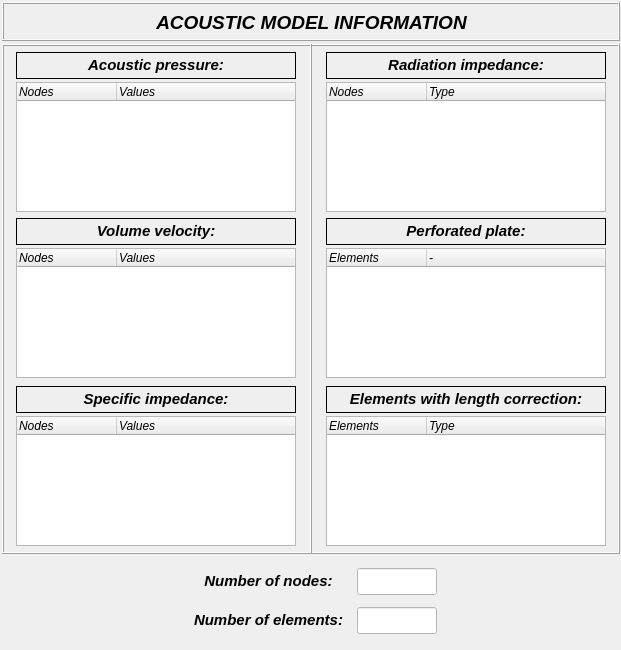
<?xml version="1.0" encoding="UTF-8"?>
<ui version="4.0">
 <class>dialog</class>
 <widget class="QDialog" name="dialog">
  <property name="geometry">
   <rect>
    <x>0</x>
    <y>0</y>
    <width>621</width>
    <height>650</height>
   </rect>
  </property>
  <property name="minimumSize">
   <size>
    <width>621</width>
    <height>575</height>
   </size>
  </property>
  <property name="maximumSize">
   <size>
    <width>621</width>
    <height>650</height>
   </size>
  </property>
  <property name="windowTitle">
   <string>Acoustic Model Information</string>
  </property>
  <widget class="QFrame" name="frame">
   <property name="geometry">
    <rect>
     <x>310</x>
     <y>44</y>
     <width>310</width>
     <height>510</height>
    </rect>
   </property>
   <property name="minimumSize">
    <size>
     <width>310</width>
     <height>510</height>
    </size>
   </property>
   <property name="maximumSize">
    <size>
     <width>310</width>
     <height>510</height>
    </size>
   </property>
   <property name="frameShape">
    <enum>QFrame::Box</enum>
   </property>
   <property name="frameShadow">
    <enum>QFrame::Raised</enum>
   </property>
   <widget class="QLabel" name="label_9">
    <property name="geometry">
     <rect>
      <x>16</x>
      <y>8</y>
      <width>280</width>
      <height>27</height>
     </rect>
    </property>
    <property name="font">
     <font>
      <family>Arial</family>
      <pointsize>11</pointsize>
      <weight>75</weight>
      <italic>true</italic>
      <bold>true</bold>
     </font>
    </property>
    <property name="frameShape">
     <enum>QFrame::Box</enum>
    </property>
    <property name="text">
     <string>&lt;html&gt;&lt;head/&gt;&lt;body&gt;&lt;p align=&quot;center&quot;&gt;Radiation impedance:&lt;/p&gt;&lt;/body&gt;&lt;/html&gt;</string>
    </property>
    <property name="textFormat">
     <enum>Qt::AutoText</enum>
    </property>
    <property name="alignment">
     <set>Qt::AlignCenter</set>
    </property>
   </widget>
   <widget class="QTreeWidget" name="treeWidget_radiation_impedance">
    <property name="geometry">
     <rect>
      <x>16</x>
      <y>38</y>
      <width>280</width>
      <height>130</height>
     </rect>
    </property>
    <property name="minimumSize">
     <size>
      <width>280</width>
      <height>130</height>
     </size>
    </property>
    <property name="maximumSize">
     <size>
      <width>280</width>
      <height>130</height>
     </size>
    </property>
    <property name="font">
     <font>
      <family>Arial</family>
      <italic>true</italic>
     </font>
    </property>
    <column>
     <property name="text">
      <string>Nodes</string>
     </property>
    </column>
    <column>
     <property name="text">
      <string>Type</string>
     </property>
    </column>
   </widget>
   <widget class="QTreeWidget" name="treeWidget_perforated_plate">
    <property name="geometry">
     <rect>
      <x>16</x>
      <y>204</y>
      <width>280</width>
      <height>130</height>
     </rect>
    </property>
    <property name="minimumSize">
     <size>
      <width>280</width>
      <height>130</height>
     </size>
    </property>
    <property name="maximumSize">
     <size>
      <width>280</width>
      <height>130</height>
     </size>
    </property>
    <property name="font">
     <font>
      <family>Arial</family>
      <italic>true</italic>
     </font>
    </property>
    <column>
     <property name="text">
      <string>Elements</string>
     </property>
    </column>
    <column>
     <property name="text">
      <string>-</string>
     </property>
    </column>
   </widget>
   <widget class="QTreeWidget" name="treeWidget_element_length_correction">
    <property name="geometry">
     <rect>
      <x>16</x>
      <y>372</y>
      <width>280</width>
      <height>130</height>
     </rect>
    </property>
    <property name="minimumSize">
     <size>
      <width>280</width>
      <height>130</height>
     </size>
    </property>
    <property name="maximumSize">
     <size>
      <width>280</width>
      <height>130</height>
     </size>
    </property>
    <property name="font">
     <font>
      <family>Arial</family>
      <italic>true</italic>
     </font>
    </property>
    <column>
     <property name="text">
      <string>Elements</string>
     </property>
    </column>
    <column>
     <property name="text">
      <string>Type</string>
     </property>
    </column>
   </widget>
   <widget class="QLabel" name="label_15">
    <property name="geometry">
     <rect>
      <x>16</x>
      <y>174</y>
      <width>280</width>
      <height>27</height>
     </rect>
    </property>
    <property name="font">
     <font>
      <family>Arial</family>
      <pointsize>11</pointsize>
      <weight>75</weight>
      <italic>true</italic>
      <bold>true</bold>
     </font>
    </property>
    <property name="frameShape">
     <enum>QFrame::Box</enum>
    </property>
    <property name="text">
     <string>&lt;html&gt;&lt;head/&gt;&lt;body&gt;&lt;p align=&quot;center&quot;&gt;Perforated plate:&lt;/p&gt;&lt;/body&gt;&lt;/html&gt;</string>
    </property>
    <property name="textFormat">
     <enum>Qt::AutoText</enum>
    </property>
    <property name="alignment">
     <set>Qt::AlignCenter</set>
    </property>
   </widget>
   <widget class="QLabel" name="label_16">
    <property name="geometry">
     <rect>
      <x>16</x>
      <y>342</y>
      <width>280</width>
      <height>27</height>
     </rect>
    </property>
    <property name="font">
     <font>
      <family>Arial</family>
      <pointsize>11</pointsize>
      <weight>75</weight>
      <italic>true</italic>
      <bold>true</bold>
     </font>
    </property>
    <property name="frameShape">
     <enum>QFrame::Box</enum>
    </property>
    <property name="text">
     <string>&lt;html&gt;&lt;head/&gt;&lt;body&gt;&lt;p align=&quot;center&quot;&gt;Elements with length correction:&lt;/p&gt;&lt;/body&gt;&lt;/html&gt;</string>
    </property>
    <property name="textFormat">
     <enum>Qt::AutoText</enum>
    </property>
    <property name="alignment">
     <set>Qt::AlignCenter</set>
    </property>
   </widget>
  </widget>
  <widget class="QFrame" name="frame_2">
   <property name="geometry">
    <rect>
     <x>2</x>
     <y>44</y>
     <width>310</width>
     <height>510</height>
    </rect>
   </property>
   <property name="minimumSize">
    <size>
     <width>310</width>
     <height>510</height>
    </size>
   </property>
   <property name="maximumSize">
    <size>
     <width>310</width>
     <height>510</height>
    </size>
   </property>
   <property name="frameShape">
    <enum>QFrame::Box</enum>
   </property>
   <property name="frameShadow">
    <enum>QFrame::Raised</enum>
   </property>
   <widget class="QTreeWidget" name="treeWidget_volume_velocity">
    <property name="geometry">
     <rect>
      <x>14</x>
      <y>204</y>
      <width>280</width>
      <height>130</height>
     </rect>
    </property>
    <property name="minimumSize">
     <size>
      <width>280</width>
      <height>130</height>
     </size>
    </property>
    <property name="maximumSize">
     <size>
      <width>280</width>
      <height>130</height>
     </size>
    </property>
    <property name="font">
     <font>
      <family>Arial</family>
      <italic>true</italic>
     </font>
    </property>
    <column>
     <property name="text">
      <string>Nodes</string>
     </property>
    </column>
    <column>
     <property name="text">
      <string>Values</string>
     </property>
    </column>
   </widget>
   <widget class="QTreeWidget" name="treeWidget_acoustic_pressure">
    <property name="geometry">
     <rect>
      <x>14</x>
      <y>38</y>
      <width>280</width>
      <height>130</height>
     </rect>
    </property>
    <property name="minimumSize">
     <size>
      <width>280</width>
      <height>130</height>
     </size>
    </property>
    <property name="maximumSize">
     <size>
      <width>280</width>
      <height>130</height>
     </size>
    </property>
    <property name="font">
     <font>
      <family>Arial</family>
      <italic>true</italic>
     </font>
    </property>
    <column>
     <property name="text">
      <string>Nodes</string>
     </property>
    </column>
    <column>
     <property name="text">
      <string>Values</string>
     </property>
    </column>
   </widget>
   <widget class="QLabel" name="label_11">
    <property name="geometry">
     <rect>
      <x>14</x>
      <y>174</y>
      <width>280</width>
      <height>27</height>
     </rect>
    </property>
    <property name="font">
     <font>
      <family>Arial</family>
      <pointsize>11</pointsize>
      <weight>75</weight>
      <italic>true</italic>
      <bold>true</bold>
     </font>
    </property>
    <property name="frameShape">
     <enum>QFrame::Box</enum>
    </property>
    <property name="text">
     <string>&lt;html&gt;&lt;head/&gt;&lt;body&gt;&lt;p align=&quot;center&quot;&gt;Volume velocity:&lt;/p&gt;&lt;/body&gt;&lt;/html&gt;</string>
    </property>
    <property name="textFormat">
     <enum>Qt::AutoText</enum>
    </property>
    <property name="alignment">
     <set>Qt::AlignCenter</set>
    </property>
   </widget>
   <widget class="QLabel" name="label_10">
    <property name="geometry">
     <rect>
      <x>14</x>
      <y>8</y>
      <width>280</width>
      <height>27</height>
     </rect>
    </property>
    <property name="font">
     <font>
      <family>Arial</family>
      <pointsize>11</pointsize>
      <weight>75</weight>
      <italic>true</italic>
      <bold>true</bold>
     </font>
    </property>
    <property name="frameShape">
     <enum>QFrame::Box</enum>
    </property>
    <property name="text">
     <string>&lt;html&gt;&lt;head/&gt;&lt;body&gt;&lt;p align=&quot;center&quot;&gt;Acoustic pressure:&lt;/p&gt;&lt;/body&gt;&lt;/html&gt;</string>
    </property>
    <property name="textFormat">
     <enum>Qt::AutoText</enum>
    </property>
    <property name="alignment">
     <set>Qt::AlignCenter</set>
    </property>
   </widget>
   <widget class="QLabel" name="label_17">
    <property name="geometry">
     <rect>
      <x>14</x>
      <y>342</y>
      <width>280</width>
      <height>27</height>
     </rect>
    </property>
    <property name="font">
     <font>
      <family>Arial</family>
      <pointsize>11</pointsize>
      <weight>75</weight>
      <italic>true</italic>
      <bold>true</bold>
     </font>
    </property>
    <property name="frameShape">
     <enum>QFrame::Box</enum>
    </property>
    <property name="text">
     <string>&lt;html&gt;&lt;head/&gt;&lt;body&gt;&lt;p align=&quot;center&quot;&gt;Specific impedance:&lt;/p&gt;&lt;/body&gt;&lt;/html&gt;</string>
    </property>
    <property name="textFormat">
     <enum>Qt::AutoText</enum>
    </property>
    <property name="alignment">
     <set>Qt::AlignCenter</set>
    </property>
   </widget>
   <widget class="QTreeWidget" name="treeWidget_specific_impedance">
    <property name="geometry">
     <rect>
      <x>14</x>
      <y>372</y>
      <width>280</width>
      <height>130</height>
     </rect>
    </property>
    <property name="minimumSize">
     <size>
      <width>280</width>
      <height>130</height>
     </size>
    </property>
    <property name="maximumSize">
     <size>
      <width>280</width>
      <height>130</height>
     </size>
    </property>
    <property name="font">
     <font>
      <family>Arial</family>
      <italic>true</italic>
     </font>
    </property>
    <column>
     <property name="text">
      <string>Nodes</string>
     </property>
    </column>
    <column>
     <property name="text">
      <string>Values</string>
     </property>
    </column>
   </widget>
  </widget>
  <widget class="QFrame" name="frame_3">
   <property name="geometry">
    <rect>
     <x>2</x>
     <y>2</y>
     <width>618</width>
     <height>39</height>
    </rect>
   </property>
   <property name="frameShape">
    <enum>QFrame::Box</enum>
   </property>
   <property name="frameShadow">
    <enum>QFrame::Raised</enum>
   </property>
   <widget class="QLabel" name="label_12">
    <property name="geometry">
     <rect>
      <x>122</x>
      <y>8</y>
      <width>375</width>
      <height>26</height>
     </rect>
    </property>
    <property name="font">
     <font>
      <family>Arial</family>
      <pointsize>11</pointsize>
      <weight>75</weight>
      <italic>true</italic>
      <bold>true</bold>
     </font>
    </property>
    <property name="frameShape">
     <enum>QFrame::NoFrame</enum>
    </property>
    <property name="text">
     <string>&lt;html&gt;&lt;head/&gt;&lt;body&gt;&lt;p align=&quot;center&quot;&gt;&lt;span style=&quot; font-size:14pt;&quot;&gt;ACOUSTIC MODEL INFORMATION&lt;/span&gt;&lt;/p&gt;&lt;/body&gt;&lt;/html&gt;</string>
    </property>
    <property name="textFormat">
     <enum>Qt::AutoText</enum>
    </property>
    <property name="alignment">
     <set>Qt::AlignCenter</set>
    </property>
   </widget>
  </widget>
  <widget class="QWidget" name="gridLayoutWidget">
   <property name="geometry">
    <rect>
     <x>186</x>
     <y>562</y>
     <width>253</width>
     <height>80</height>
    </rect>
   </property>
   <layout class="QGridLayout" name="gridLayout">
    <item row="1" column="0">
     <widget class="QLabel" name="label_14">
      <property name="minimumSize">
       <size>
        <width>165</width>
        <height>27</height>
       </size>
      </property>
      <property name="maximumSize">
       <size>
        <width>165</width>
        <height>27</height>
       </size>
      </property>
      <property name="font">
       <font>
        <family>Arial</family>
        <pointsize>11</pointsize>
        <weight>75</weight>
        <italic>true</italic>
        <bold>true</bold>
       </font>
      </property>
      <property name="frameShape">
       <enum>QFrame::NoFrame</enum>
      </property>
      <property name="text">
       <string>&lt;html&gt;&lt;head/&gt;&lt;body&gt;&lt;p align=&quot;center&quot;&gt;Number of elements:&lt;/p&gt;&lt;/body&gt;&lt;/html&gt;</string>
      </property>
      <property name="textFormat">
       <enum>Qt::AutoText</enum>
      </property>
      <property name="alignment">
       <set>Qt::AlignRight|Qt::AlignTrailing|Qt::AlignVCenter</set>
      </property>
     </widget>
    </item>
    <item row="0" column="0">
     <widget class="QLabel" name="label_13">
      <property name="minimumSize">
       <size>
        <width>165</width>
        <height>27</height>
       </size>
      </property>
      <property name="maximumSize">
       <size>
        <width>165</width>
        <height>27</height>
       </size>
      </property>
      <property name="font">
       <font>
        <family>Arial</family>
        <pointsize>11</pointsize>
        <weight>75</weight>
        <italic>true</italic>
        <bold>true</bold>
       </font>
      </property>
      <property name="frameShape">
       <enum>QFrame::NoFrame</enum>
      </property>
      <property name="text">
       <string>&lt;html&gt;&lt;head/&gt;&lt;body&gt;&lt;p align=&quot;center&quot;&gt;Number of nodes:&lt;/p&gt;&lt;/body&gt;&lt;/html&gt;</string>
      </property>
      <property name="textFormat">
       <enum>Qt::AutoText</enum>
      </property>
      <property name="alignment">
       <set>Qt::AlignRight|Qt::AlignTrailing|Qt::AlignVCenter</set>
      </property>
     </widget>
    </item>
    <item row="0" column="1">
     <widget class="QLineEdit" name="lineEdit_number_nodes">
      <property name="enabled">
       <bool>false</bool>
      </property>
      <property name="minimumSize">
       <size>
        <width>80</width>
        <height>27</height>
       </size>
      </property>
      <property name="maximumSize">
       <size>
        <width>80</width>
        <height>27</height>
       </size>
      </property>
      <property name="palette">
       <palette>
        <active>
         <colorrole role="WindowText">
          <brush brushstyle="SolidPattern">
           <color alpha="255">
            <red>0</red>
            <green>0</green>
            <blue>0</blue>
           </color>
          </brush>
         </colorrole>
         <colorrole role="Button">
          <brush brushstyle="SolidPattern">
           <color alpha="255">
            <red>255</red>
            <green>255</green>
            <blue>255</blue>
           </color>
          </brush>
         </colorrole>
         <colorrole role="Dark">
          <brush brushstyle="SolidPattern">
           <color alpha="255">
            <red>0</red>
            <green>0</green>
            <blue>0</blue>
           </color>
          </brush>
         </colorrole>
         <colorrole role="Text">
          <brush brushstyle="SolidPattern">
           <color alpha="255">
            <red>0</red>
            <green>0</green>
            <blue>0</blue>
           </color>
          </brush>
         </colorrole>
         <colorrole role="ButtonText">
          <brush brushstyle="SolidPattern">
           <color alpha="255">
            <red>0</red>
            <green>0</green>
            <blue>0</blue>
           </color>
          </brush>
         </colorrole>
         <colorrole role="Base">
          <brush brushstyle="SolidPattern">
           <color alpha="255">
            <red>255</red>
            <green>255</green>
            <blue>255</blue>
           </color>
          </brush>
         </colorrole>
         <colorrole role="Window">
          <brush brushstyle="SolidPattern">
           <color alpha="255">
            <red>255</red>
            <green>255</green>
            <blue>255</blue>
           </color>
          </brush>
         </colorrole>
        </active>
        <inactive>
         <colorrole role="WindowText">
          <brush brushstyle="SolidPattern">
           <color alpha="255">
            <red>0</red>
            <green>0</green>
            <blue>0</blue>
           </color>
          </brush>
         </colorrole>
         <colorrole role="Button">
          <brush brushstyle="SolidPattern">
           <color alpha="255">
            <red>255</red>
            <green>255</green>
            <blue>255</blue>
           </color>
          </brush>
         </colorrole>
         <colorrole role="Dark">
          <brush brushstyle="SolidPattern">
           <color alpha="255">
            <red>0</red>
            <green>0</green>
            <blue>0</blue>
           </color>
          </brush>
         </colorrole>
         <colorrole role="Text">
          <brush brushstyle="SolidPattern">
           <color alpha="255">
            <red>0</red>
            <green>0</green>
            <blue>0</blue>
           </color>
          </brush>
         </colorrole>
         <colorrole role="ButtonText">
          <brush brushstyle="SolidPattern">
           <color alpha="255">
            <red>0</red>
            <green>0</green>
            <blue>0</blue>
           </color>
          </brush>
         </colorrole>
         <colorrole role="Base">
          <brush brushstyle="SolidPattern">
           <color alpha="255">
            <red>255</red>
            <green>255</green>
            <blue>255</blue>
           </color>
          </brush>
         </colorrole>
         <colorrole role="Window">
          <brush brushstyle="SolidPattern">
           <color alpha="255">
            <red>255</red>
            <green>255</green>
            <blue>255</blue>
           </color>
          </brush>
         </colorrole>
        </inactive>
        <disabled>
         <colorrole role="WindowText">
          <brush brushstyle="SolidPattern">
           <color alpha="255">
            <red>0</red>
            <green>0</green>
            <blue>0</blue>
           </color>
          </brush>
         </colorrole>
         <colorrole role="Button">
          <brush brushstyle="SolidPattern">
           <color alpha="255">
            <red>255</red>
            <green>255</green>
            <blue>255</blue>
           </color>
          </brush>
         </colorrole>
         <colorrole role="Dark">
          <brush brushstyle="SolidPattern">
           <color alpha="255">
            <red>0</red>
            <green>0</green>
            <blue>0</blue>
           </color>
          </brush>
         </colorrole>
         <colorrole role="Text">
          <brush brushstyle="SolidPattern">
           <color alpha="255">
            <red>0</red>
            <green>0</green>
            <blue>0</blue>
           </color>
          </brush>
         </colorrole>
         <colorrole role="ButtonText">
          <brush brushstyle="SolidPattern">
           <color alpha="255">
            <red>0</red>
            <green>0</green>
            <blue>0</blue>
           </color>
          </brush>
         </colorrole>
         <colorrole role="Base">
          <brush brushstyle="SolidPattern">
           <color alpha="255">
            <red>255</red>
            <green>255</green>
            <blue>255</blue>
           </color>
          </brush>
         </colorrole>
         <colorrole role="Window">
          <brush brushstyle="SolidPattern">
           <color alpha="255">
            <red>255</red>
            <green>255</green>
            <blue>255</blue>
           </color>
          </brush>
         </colorrole>
        </disabled>
       </palette>
      </property>
      <property name="font">
       <font>
        <family>Arial</family>
        <pointsize>11</pointsize>
        <weight>75</weight>
        <italic>true</italic>
        <bold>true</bold>
       </font>
      </property>
      <property name="styleSheet">
       <string notr="true">background-color: rgb(255, 255, 255);</string>
      </property>
      <property name="alignment">
       <set>Qt::AlignCenter</set>
      </property>
     </widget>
    </item>
    <item row="1" column="1">
     <widget class="QLineEdit" name="lineEdit_number_elements">
      <property name="enabled">
       <bool>false</bool>
      </property>
      <property name="minimumSize">
       <size>
        <width>80</width>
        <height>27</height>
       </size>
      </property>
      <property name="maximumSize">
       <size>
        <width>80</width>
        <height>27</height>
       </size>
      </property>
      <property name="palette">
       <palette>
        <active>
         <colorrole role="WindowText">
          <brush brushstyle="SolidPattern">
           <color alpha="255">
            <red>0</red>
            <green>0</green>
            <blue>0</blue>
           </color>
          </brush>
         </colorrole>
         <colorrole role="Button">
          <brush brushstyle="SolidPattern">
           <color alpha="255">
            <red>255</red>
            <green>255</green>
            <blue>255</blue>
           </color>
          </brush>
         </colorrole>
         <colorrole role="Dark">
          <brush brushstyle="SolidPattern">
           <color alpha="255">
            <red>0</red>
            <green>0</green>
            <blue>0</blue>
           </color>
          </brush>
         </colorrole>
         <colorrole role="Text">
          <brush brushstyle="SolidPattern">
           <color alpha="255">
            <red>0</red>
            <green>0</green>
            <blue>0</blue>
           </color>
          </brush>
         </colorrole>
         <colorrole role="ButtonText">
          <brush brushstyle="SolidPattern">
           <color alpha="255">
            <red>0</red>
            <green>0</green>
            <blue>0</blue>
           </color>
          </brush>
         </colorrole>
         <colorrole role="Base">
          <brush brushstyle="SolidPattern">
           <color alpha="255">
            <red>255</red>
            <green>255</green>
            <blue>255</blue>
           </color>
          </brush>
         </colorrole>
         <colorrole role="Window">
          <brush brushstyle="SolidPattern">
           <color alpha="255">
            <red>255</red>
            <green>255</green>
            <blue>255</blue>
           </color>
          </brush>
         </colorrole>
        </active>
        <inactive>
         <colorrole role="WindowText">
          <brush brushstyle="SolidPattern">
           <color alpha="255">
            <red>0</red>
            <green>0</green>
            <blue>0</blue>
           </color>
          </brush>
         </colorrole>
         <colorrole role="Button">
          <brush brushstyle="SolidPattern">
           <color alpha="255">
            <red>255</red>
            <green>255</green>
            <blue>255</blue>
           </color>
          </brush>
         </colorrole>
         <colorrole role="Dark">
          <brush brushstyle="SolidPattern">
           <color alpha="255">
            <red>0</red>
            <green>0</green>
            <blue>0</blue>
           </color>
          </brush>
         </colorrole>
         <colorrole role="Text">
          <brush brushstyle="SolidPattern">
           <color alpha="255">
            <red>0</red>
            <green>0</green>
            <blue>0</blue>
           </color>
          </brush>
         </colorrole>
         <colorrole role="ButtonText">
          <brush brushstyle="SolidPattern">
           <color alpha="255">
            <red>0</red>
            <green>0</green>
            <blue>0</blue>
           </color>
          </brush>
         </colorrole>
         <colorrole role="Base">
          <brush brushstyle="SolidPattern">
           <color alpha="255">
            <red>255</red>
            <green>255</green>
            <blue>255</blue>
           </color>
          </brush>
         </colorrole>
         <colorrole role="Window">
          <brush brushstyle="SolidPattern">
           <color alpha="255">
            <red>255</red>
            <green>255</green>
            <blue>255</blue>
           </color>
          </brush>
         </colorrole>
        </inactive>
        <disabled>
         <colorrole role="WindowText">
          <brush brushstyle="SolidPattern">
           <color alpha="255">
            <red>0</red>
            <green>0</green>
            <blue>0</blue>
           </color>
          </brush>
         </colorrole>
         <colorrole role="Button">
          <brush brushstyle="SolidPattern">
           <color alpha="255">
            <red>255</red>
            <green>255</green>
            <blue>255</blue>
           </color>
          </brush>
         </colorrole>
         <colorrole role="Dark">
          <brush brushstyle="SolidPattern">
           <color alpha="255">
            <red>0</red>
            <green>0</green>
            <blue>0</blue>
           </color>
          </brush>
         </colorrole>
         <colorrole role="Text">
          <brush brushstyle="SolidPattern">
           <color alpha="255">
            <red>0</red>
            <green>0</green>
            <blue>0</blue>
           </color>
          </brush>
         </colorrole>
         <colorrole role="ButtonText">
          <brush brushstyle="SolidPattern">
           <color alpha="255">
            <red>0</red>
            <green>0</green>
            <blue>0</blue>
           </color>
          </brush>
         </colorrole>
         <colorrole role="Base">
          <brush brushstyle="SolidPattern">
           <color alpha="255">
            <red>255</red>
            <green>255</green>
            <blue>255</blue>
           </color>
          </brush>
         </colorrole>
         <colorrole role="Window">
          <brush brushstyle="SolidPattern">
           <color alpha="255">
            <red>255</red>
            <green>255</green>
            <blue>255</blue>
           </color>
          </brush>
         </colorrole>
        </disabled>
       </palette>
      </property>
      <property name="font">
       <font>
        <family>Arial</family>
        <pointsize>11</pointsize>
        <weight>75</weight>
        <italic>true</italic>
        <bold>true</bold>
       </font>
      </property>
      <property name="styleSheet">
       <string notr="true">background-color: rgb(255, 255, 255);</string>
      </property>
      <property name="alignment">
       <set>Qt::AlignCenter</set>
      </property>
     </widget>
    </item>
   </layout>
  </widget>
 </widget>
 <resources/>
 <connections/>
</ui>
